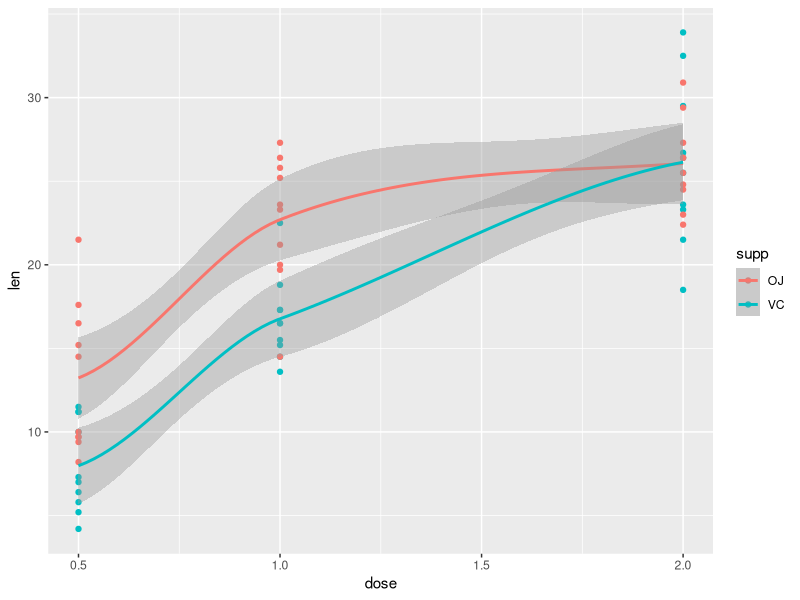

The R script that drew this image:
## ---- chunk 1
data(ToothGrowth)
head(ToothGrowth)
## ---- chunk 2
str(ToothGrowth)
## ---- chunk 3
require("ggplot2")
g <- ggplot(ToothGrowth, aes(dose, len))
p <- g + geom_point(aes(x = dose, y = len, colour = supp)) + 
        geom_smooth(aes(colour = supp), method = "loess")
print(p)
## ---- chunk 4
vc <- ToothGrowth[ToothGrowth$supp == 'VC',]
oj <- ToothGrowth[ToothGrowth$supp == 'OJ',]
## ---- chunk 5
t.test(vc$len[vc$dose == 0.5], oj$len[oj$dose == 0.5], paired = TRUE, 
       var.equal = TRUE)
## ---- chunk 6
t.test(vc$len[vc$dose == 1], oj$len[oj$dose == 1], paired = TRUE, 
       var.equal = TRUE)
## ---- chunk 7
t.test(vc$len[vc$dose == 2], oj$len[oj$dose == 2], paired = TRUE, 
       var.equal = TRUE)
